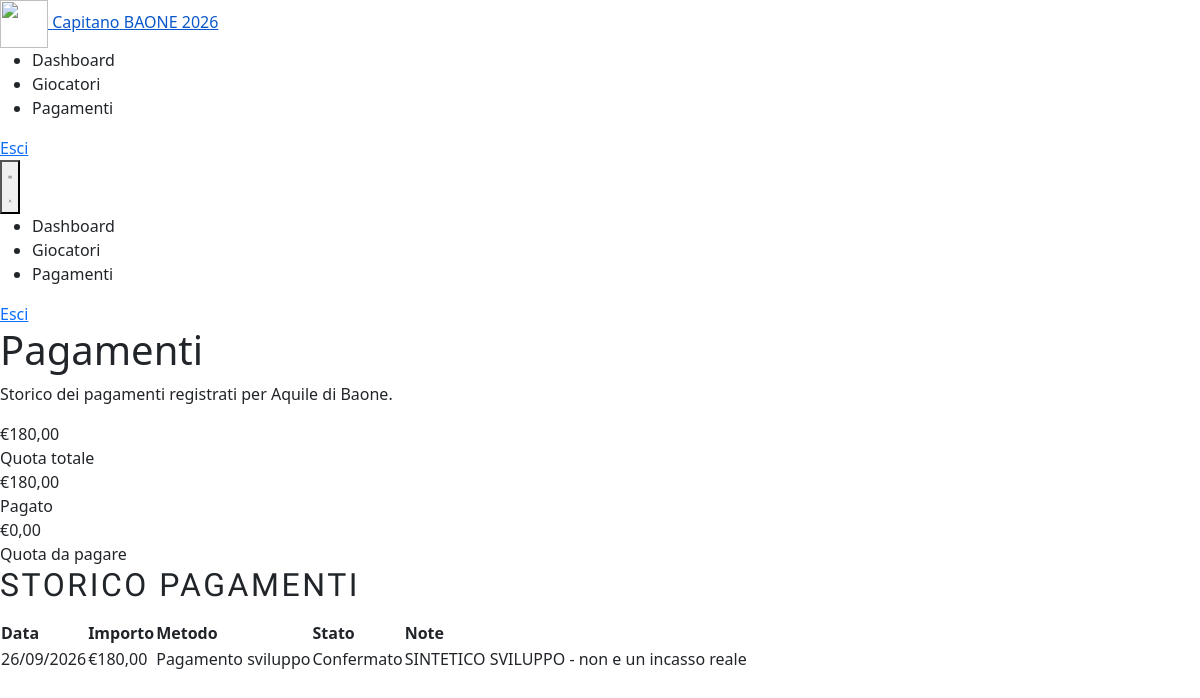
The app's page /capitano/pagamenti.php (signed in) with its own data.
### tables this page shows
CREATE TABLE IF NOT EXISTS `squadre` (
  `id`                        SMALLINT UNSIGNED NOT NULL AUTO_INCREMENT,
  `nome`                      VARCHAR(80)       NOT NULL,
  `colore`                    VARCHAR(7)        NOT NULL DEFAULT '#1a3a5c',
  `logo_url`                  VARCHAR(255)      NULL DEFAULT NULL,
  `id_capitano`               INT UNSIGNED      NULL DEFAULT NULL,
  `id_torneo`                 TINYINT UNSIGNED  NULL DEFAULT NULL,
  `attiva`                    TINYINT(1)        NOT NULL DEFAULT 0,
  `autorizzata`               TINYINT(1)        NOT NULL DEFAULT 0,
  `stato_approvazione`        ENUM('in_attesa','approvata','respinta','sospesa') NOT NULL DEFAULT 'in_attesa',
  `approvata_da`              INT UNSIGNED NULL DEFAULT NULL,
  `approvata_at`              DATETIME NULL DEFAULT NULL,
  `approvazione_note`         VARCHAR(500) NULL DEFAULT NULL,
  `numero_giocatori_previsto` TINYINT UNSIGNED  NULL DEFAULT NULL,
  `stato_iscrizione`          ENUM('bozza','in_corso','completa') NOT NULL DEFAULT 'bozza',
  `stato_pagamento`           ENUM('non_pagato','parziale','pagato') NOT NULL DEFAULT 'non_pagato',
  `quota_iscrizione`          DECIMAL(8,2)      NOT NULL DEFAULT 200.00,
  `created_at`                TIMESTAMP         NOT NULL DEFAULT CURRENT_TIMESTAMP,
  PRIMARY KEY (`id`),
  UNIQUE KEY `uq_squadre_id_capitano` (`id_capitano`),
  KEY `idx_squadre_torneo` (`id_torneo`),
  CONSTRAINT `fk_squadre_capitano_account`
    FOREIGN KEY (`id_capitano`) REFERENCES `capitani` (`id`)
    ON DELETE SET NULL ON UPDATE CASCADE,
  CONSTRAINT `fk_squadre_torneo`
    FOREIGN KEY (`id_torneo`) REFERENCES `tornei` (`id`)
    ON DELETE SET NULL ON UPDATE CASCADE,
  CONSTRAINT `fk_squadre_approvata_da` FOREIGN KEY (`approvata_da`) REFERENCES `admin` (`id`) ON DELETE SET NULL
);

CREATE TABLE IF NOT EXISTS `transazioni` (
  `id`                  INT UNSIGNED NOT NULL AUTO_INCREMENT,
  `id_squadra`          SMALLINT UNSIGNED NOT NULL,
  `importo`             DECIMAL(8,2) NOT NULL,
  `id_metodo_pagamento` TINYINT UNSIGNED NOT NULL,
  `data_pagamento`      DATE NOT NULL,
  `stato`               ENUM('confermata','in_attesa','annullata') NOT NULL DEFAULT 'confermata',
  `note`                TEXT NULL,
  `id_organizzatore`    INT UNSIGNED NOT NULL,
  `registrato_at`       TIMESTAMP NOT NULL DEFAULT CURRENT_TIMESTAMP,
  `modificato_at`       TIMESTAMP NULL DEFAULT NULL ON UPDATE CURRENT_TIMESTAMP,
  PRIMARY KEY (`id`),
  CONSTRAINT `fk_transazioni_squadra`
    FOREIGN KEY (`id_squadra`) REFERENCES `squadre` (`id`) ON DELETE RESTRICT ON UPDATE CASCADE,
  CONSTRAINT `fk_transazioni_metodo`
    FOREIGN KEY (`id_metodo_pagamento`) REFERENCES `metodi_pagamento` (`id`) ON DELETE RESTRICT ON UPDATE CASCADE,
  CONSTRAINT `fk_transazioni_organizzatore`
    FOREIGN KEY (`id_organizzatore`) REFERENCES `admin` (`id`) ON DELETE RESTRICT ON UPDATE CASCADE
);

CREATE TABLE IF NOT EXISTS `metodi_pagamento` (
  `id`          TINYINT UNSIGNED NOT NULL AUTO_INCREMENT,
  `nome`        VARCHAR(100) NOT NULL,
  `descrizione` VARCHAR(255) NULL DEFAULT NULL,
  `istruzioni`  TEXT NULL,
  `iban`        VARCHAR(34) NULL DEFAULT NULL,
  `ordine`      TINYINT UNSIGNED NOT NULL DEFAULT 0,
  `attivo`      TINYINT(1) NOT NULL DEFAULT 1,
  `created_at`  TIMESTAMP NOT NULL DEFAULT CURRENT_TIMESTAMP,
  PRIMARY KEY (`id`)
);

### capitano/pagamenti.php (the view, shortened to what this page needs)
<?php
$pdo = db();
$idCapitano = (int) ($_SESSION['capitano_id'] ?? 0);
$squadraStmt = $pdo->prepare('SELECT id, nome, quota_iscrizione, stato_pagamento FROM squadre WHERE id_capitano = ? LIMIT 1');
$squadraStmt->execute([$idCapitano]);
$squadra = $squadraStmt->fetch();
$pagamenti = [];
$totalePagato = 0.0;
$quotaResidua = 0.0;
if ($squadra) {
    $importiStmt = $pdo->prepare('SELECT COALESCE(SUM(CASE WHEN stato = "confermata" THEN importo ELSE 0 END), 0) AS pagato FROM transazioni WHERE id_squadra = ?');
    $importiStmt->execute([(int) $squadra['id']]);
    $totalePagato = (float) $importiStmt->fetchColumn();
    $quotaResidua = max(0, (float) $squadra['quota_iscrizione'] - $totalePagato);
    $paymentsStmt = $pdo->prepare('SELECT t.importo, t.data_pagamento, t.stato, t.note, t.registrato_at, mp.nome AS metodo FROM transazioni t LEFT JOIN metodi_pagamento mp ON mp.id = t.id_metodo_pagamento WHERE t.id_squadra = ? ORDER BY t.data_pagamento DESC, t.registrato_at DESC, t.id DESC');
    $paymentsStmt->execute([(int) $squadra['id']]);
    $pagamenti = $paymentsStmt->fetchAll();
}
require_once __DIR__ . '/_header.php';
?>
<div class="admin-page-header">
  <h1>Pagamenti</h1>
  <p>Storico dei pagamenti registrati per <?= htmlspecialchars($squadra['nome'] ?? 'la tua squadra') ?>.</p>
</div>
<?php if (!$squadra): ?>
  <div class="alert alert-info">Non risulta una squadra associata al tuo account.</div>
<?php else: ?>
  <div class="stat-grid captain-overview-grid">
    <div class="stat-card"><div class="stat-num">€<?= number_format((float) $squadra['quota_iscrizione'], 2, ',', '.') ?></div><div class="stat-lbl">Quota totale</div></div>
    <div class="stat-card"><div class="stat-num">€<?= number_format($totalePagato, 2, ',', '.') ?></div><div class="stat-lbl">Pagato</div></div>
    <div class="stat-card"><div class="stat-num">€<?= number_format($quotaResidua, 2, ',', '.') ?></div><div class="stat-lbl">Quota da pagare</div></div>
  </div>
  <div class="admin-form captain-panel">
    <h2 style="margin-bottom:1rem; font-family:'Barlow Condensed',sans-serif; text-transform:uppercase; letter-spacing:.08em; color:var(--gold);">Storico pagamenti</h2>
    <?php if (!$pagamenti): ?>
      <p class="empty-msg">Non risultano pagamenti registrati.</p>
    <?php else: ?>
      <div class="admin-table-wrap"><table class="admin-table">
        <thead><tr><th>Data</th><th>Importo</th><th>Metodo</th><th>Stato</th><th>Note</th></tr></thead>
        <tbody>
          <?php foreach ($pagamenti as $pagamento):
            $stato = (string) $pagamento['stato'];
            $statoLabel = ['confermata' => 'Confermato', 'in_attesa' => 'In attesa', 'annullata' => 'Annullato'][$stato] ?? $stato;
            $statoClass = ['confermata' => 'ok', 'in_attesa' => 'warn', 'annullata' => 'bad'][$stato] ?? '';
          ?>
            <tr>
              <td><?= htmlspecialchars(date('d/m/Y', strtotime((string) $pagamento['data_pagamento']))) ?></td>
              <td>€<?= number_format((float) $pagamento['importo'], 2, ',', '.') ?></td>
              <td><?= htmlspecialchars($pagamento['metodo'] ?? '—') ?></td>
              <td><span class="state-pill <?= htmlspecialchars($statoClass) ?>"><?= htmlspecialchars($statoLabel) ?></span></td>
              <td><?= nl2br(htmlspecialchars((string) ($pagamento['note'] ?? ''))) ?: '—' ?></td>
            </tr>
          <?php endforeach; ?>
        </tbody>
      </table></div>
    <?php endif; ?>
  </div>
<?php endif; ?>
<?php require_once __DIR__ . '/_footer.php'; ?>

### records on screen
squadre: nome "Aquile di Baone", quota_iscrizione "180,00"
transazioni: data_pagamento "26/09/2026", importo "180,00", id_metodo_pagamento.nome "Pagamento sviluppo", stato "Confermato", note "SINTETICO SVILUPPO - non e un incasso reale"

### other values on screen
$siteNavBrandName "Capitano"
$siteNavBrandYear "BAONE 2026"
$label "Dashboard"
$label "Giocatori"
$label "Pagamenti"
$label "Esci"
$totalePagato "180,00"
$quotaResidua "0,00"
